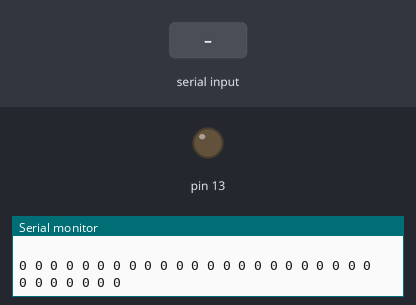
Recording of a sketch running on a simulated Arduino Mega 2560, built with avr-gcc and run on an emulated ATmega2560. Parts: output pins drawn as LEDs (lit = HIGH), the last lines printed to the serial monitor. The inputs (shaded band) are chosen by the test bench.

Above: at 1.3 s.
1.4 s: "1" received over the second serial link
At 2.5 s:
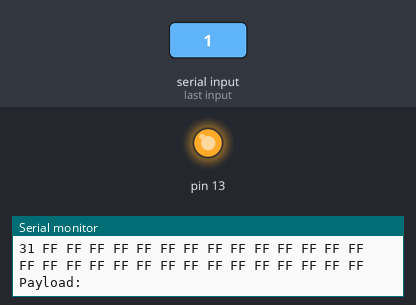
Timing chart, 0 to 4.4 s (numbered marks = the images above; inputs shaded):
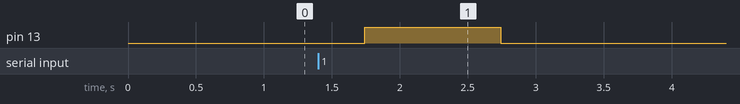

The sketch:

XBee_variable_payload.ino
```cpp
const unsigned char PacketLength = 30;
unsigned char Packet1[PacketLength];
int led = 13;
unsigned char PayloadStart;
unsigned char PayloadEnd;

void setup() {
  // put your setup code here, to run once:
  Serial.begin(9600);
  Serial1.begin(9600);
  pinMode(13,OUTPUT);

}

void loop() {
  // put your main code here, to run repeatedly:
  digitalWrite(13,LOW);
  for(int x=0; x<PacketLength; x++){
    Packet1[x] = 0x00;
  }

  Serial.println(" ");
  for(int x=0; x<PacketLength; x++){
    Serial.print(Packet1[x],HEX);
    Serial.print(" ");
    delay(10);
  }
  Serial.println(" ");
  while(Serial1.available() == 0){}

  for(int x=0; x<PacketLength; x++){
    Packet1[x] = Serial1.read();
    delay(10);
  }

  for(int x=0; x<PacketLength; x++){
    Serial.print(Packet1[x],HEX);
    Serial.print(" ");
  }
  Serial.println(" ");

  PayloadStart = 8;
  PayloadEnd = 0;

  while(Packet1[PayloadEnd] < 0xFF){
    PayloadEnd++;
  }
  PayloadEnd = PayloadEnd-1;
  Serial.print("Payload: ");
  for(int x=PayloadStart; x<PayloadEnd; x++){
    Serial.print(Packet1[x],HEX);
    Serial.print(" ");
  }
  Serial.println(" ");
  digitalWrite(13,HIGH);
  delay(1000);
  }
```

Measured:
- after the input at 1.4 s, pin 13: LOW → HIGH after 0.34 s, → LOW 1.0 s later
